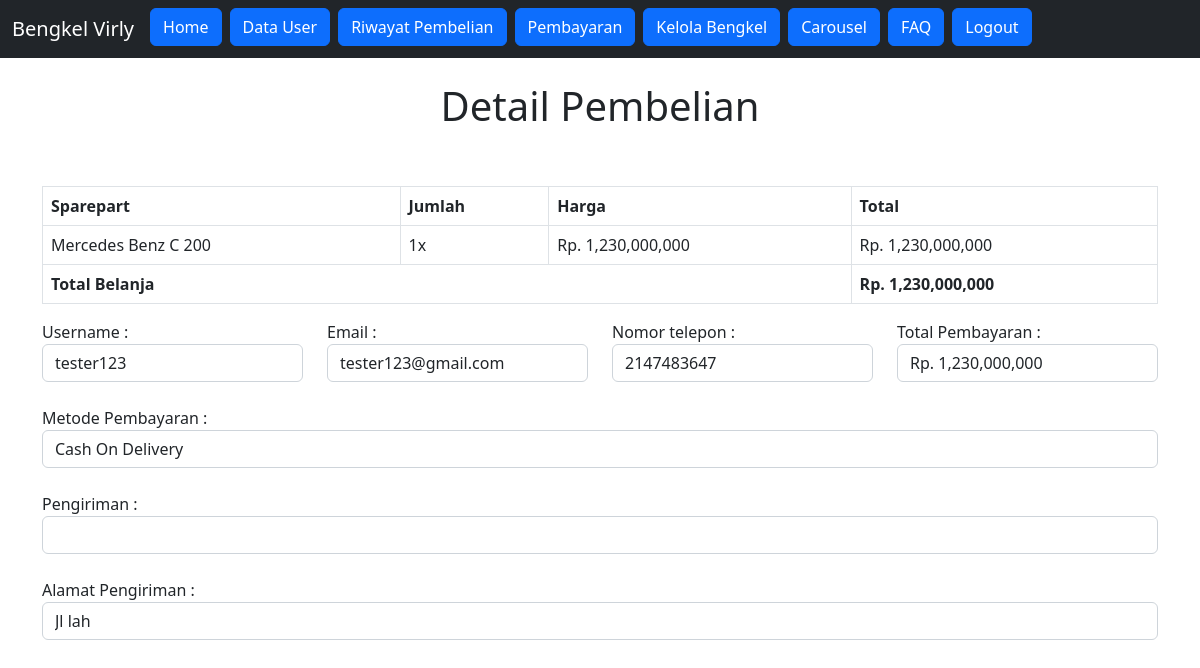
Screenshot of /admin/detailriwayatadmin.php?id=23 (signed in) with the database file from the repository.
### tables this page shows
CREATE TABLE `detail_pembelian` (
  `id` int(11) NOT NULL,
  `id_pembelian` int(11) NOT NULL,
  `id_mobil` int(100) NOT NULL,
  `id_sparepart` int(100) NOT NULL,
  `id_services` int(100) NOT NULL,
  `jumlah` int(11) NOT NULL,
  `harga` int(11) NOT NULL,
  `total` int(11) NOT NULL
);

CREATE TABLE `mobil` (
  `id` int(11) NOT NULL,
  `nama` varchar(100) NOT NULL,
  `merk` varchar(100) NOT NULL,
  `harga` int(11) NOT NULL,
  `cc` int(11) NOT NULL,
  `tipe_bbm` varchar(100) NOT NULL,
  `tahun` int(4) NOT NULL,
  `jarak_tempuh` int(11) NOT NULL,
  `kondisi` varchar(100) NOT NULL,
  `foto` varchar(100) NOT NULL,
  `kategori` int(11) NOT NULL,
  `stok` int(11) NOT NULL
);

CREATE TABLE `pembelian` (
  `id` int(11) NOT NULL,
  `id_user` int(11) NOT NULL,
  `subtotal` int(11) NOT NULL,
  `tanggal` timestamp NOT NULL DEFAULT current_timestamp() ON UPDATE current_timestamp(),
  `alamat` text NOT NULL,
  `pengiriman` varchar(20) NOT NULL,
  `pembayaran` varchar(20) NOT NULL
);

CREATE TABLE `user` (
  `id` int(11) NOT NULL,
  `username` varchar(100) NOT NULL,
  `email` varchar(100) NOT NULL,
  `password` varchar(10) NOT NULL,
  `telepon` int(20) NOT NULL,
  `alamat` varchar(1000) DEFAULT NULL,
  `tipe` varchar(20) NOT NULL
);

### admin/detailriwayatadmin.php (the view, shortened to what this page needs)
<?php include '../koneksi.php' ?>
<?php include '../component.php';
$pembelian = $_GET ['id'];
session_start(); ?>
<!DOCTYPE html>
<html lang="en">
<head>
</head>
<body>
    <?php include 'headeradmin.php'?>
    <div class="container">
    <br><h1><center>Detail Pembelian<center></h1><br><br>
<table class="table table-bordered">
	<tr>
		<th>Sparepart</th>
		<th>Jumlah</th>
		<th>Harga</th>
		<th>Total</th>
	</tr>
	<?php $totalbelanja =0 ?>
	<?php if (empty($_GET['cari'])) {
		$ambil = $koneksi->query("SELECT * FROM detail_pembelian JOIN mobil on detail_pembelian.id_mobil=mobil.id  WHERE id_pembelian = '$pembelian'");
	}?>
	<?php while ($pecah = $ambil->fetch_assoc()){ ?>
		<tr>
            <td><?php echo $pecah["nama"]?></td>
			<td><?php echo $pecah['jumlah'] ?>x</td>
			<td>Rp. <?php echo number_format($pecah['harga']); ?></td>
			<td>Rp. <?php echo number_format($pecah['total']); ?></td>
		</tr>
        <?php $totalbelanja+=$pecah['total']; ?>
		<?php } ?>
        	<tfoot>
				<th colspan="3">Total Belanja</th>
				<th>Rp. <?php echo number_format($totalbelanja) ?></th>
			</tfoot>
</table>
<form method="post">
			<div class="row">
                <?php $ambil = $koneksi->query("SELECT * FROM user JOIN pembelian ON user.id=pembelian.id_user WHERE pembelian.id='$pembelian'"); ?>
				<?php while ($pecah = $ambil->fetch_assoc()){ ?>
						<?php $username = $pecah['username']; ?>
						<?php $email = $pecah['email']; ?>
						<?php $alamat = $pecah['alamat']; ?>
						<?php $telepon = $pecah['telepon']; ?>
						<?php $pembayaran = $pecah['pembayaran']; ?>
						<?php $pengiriman = $pecah['pengiriman']; ?>
			    <?php } ?>
				<div class="col-md-3">
					<div class="form-group">
						<label>Username : </label>
						<input type="text"  readonly value="<?php echo $username ?>" class="form-control">
					</div>
				</div>
				<div class="col-md-3">
					<div class="form-group">
						<label>Email : </label>
						<input type="text"  readonly value="<?php echo $email ?>" class="form-control">
					</div>
				</div>
				<div class="col-md-3">
					<div class="form-group">
						<label>Nomor telepon : </label>
						<input type="text"  readonly value="<?php echo $telepon ?>" class="form-control">
					</div>
				</div>
				<div class="col-md-3">
					<div class="form-group">
						<label>Total Pembayaran : </label>
						<input type="text"  readonly value="Rp. <?php echo number_format($totalbelanja) ?>" class="form-control">
					</div>
				</div>
			</div>
			<br><div class="form-group">
				<label>Metode Pembayaran : </label>
				<input type="text"  readonly value="<?php echo $pembayaran ?>" class="form-control">
			</div>
			<br><div class="form-group">
				<label>Pengiriman : </label>
				<input type="text"  readonly value="<?php echo $pengiriman ?>" class="form-control">
			</div><br>
			<div class="form-group">
				<label>Alamat Pengiriman : </label>
				<input type="text"  readonly value="<?php echo $alamat ?>" class="form-control">
			</div><br>
		</form>
    </div>
</body>
</html>

### rows the page displays
detail_pembelian: id_mobil.nama "Mercedes Benz C 200", jumlah "1", id_mobil.harga "1,230,000,000", total "1,230,000,000"
pembelian: id_user.username "tester123", id_user.email "tester123@gmail.com", id_user.telepon "2147483647", pembayaran "Cash On Delivery", alamat "Jl lah"

### other values shown
$totalbelanja "1,230,000,000"
